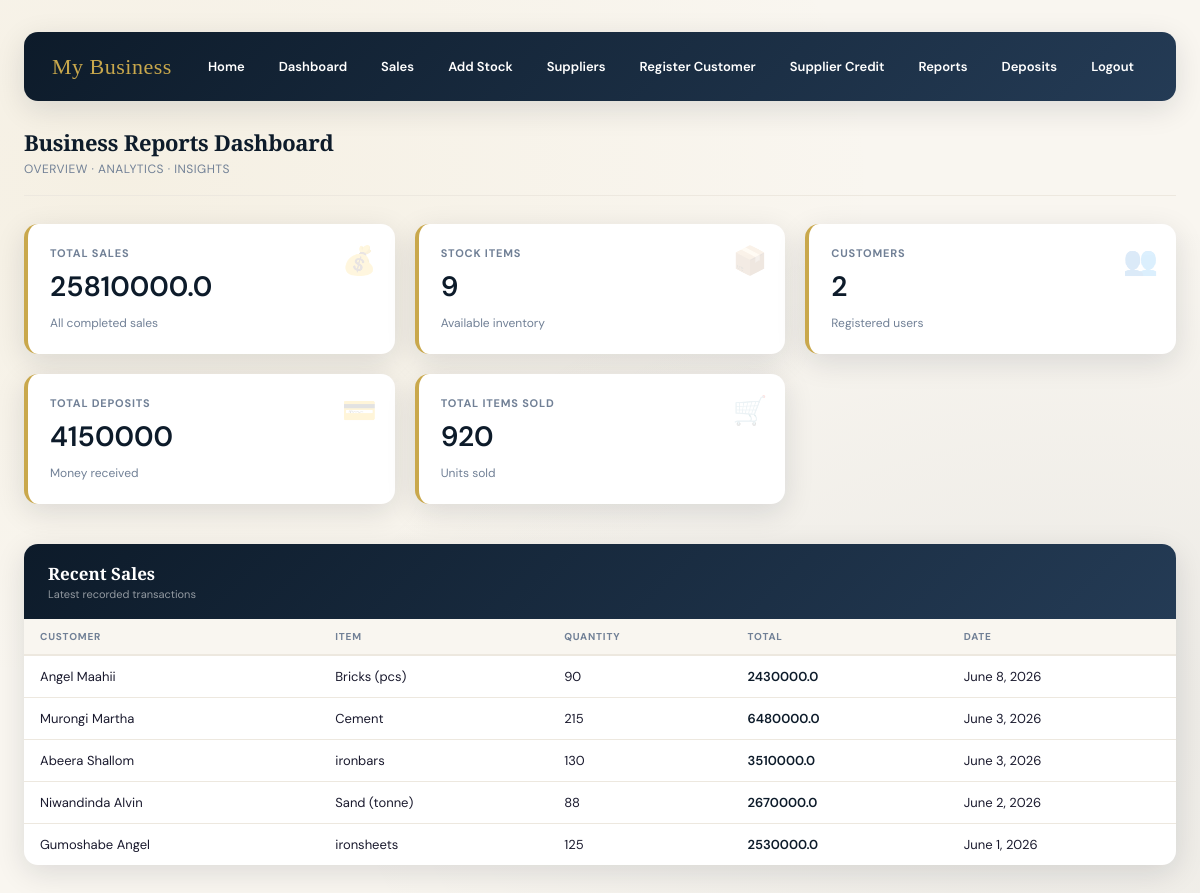
The app's page /reports/ (signed in) with its own data.
### hardwareapp/models.py (models this page shows, shortened)
class Sale(models.Model):
    item_name = models.CharField(max_length=100)
    quantity = models.IntegerField(default=0)
    unit_price = models.DecimalField(max_digits=10, decimal_places=1, default=0)
    total = models.DecimalField(max_digits=10, decimal_places=1, default=0)
    customer_name = models.CharField(max_length=100, blank=True, null=True)
    customer_contact = models.CharField(max_length=14, blank=True, null=True)
    item_type = models.CharField(max_length=100, blank=True, null=True)
    item_brand = models.CharField(max_length=100, blank=True, null=True)
    transport = models.FloatField(default=0)
    distance_km = models.FloatField(default=0)
    grand_total = models.FloatField(default=0)
    date = models.DateField(default=timezone.now)
    created_at = models.DateTimeField(auto_now_add=True)

### hardwareapp/views.py (the view)
# urls.py: path('reports/', views.reports, name='reports'),
@login_required
def reports(request):
    total_sales = Sale.objects.aggregate(Sum('grand_total'))['grand_total__sum'] or 0
    total_stock = Stock.objects.count()
    total_customers = Register.objects.count()
    total_deposits = Deposit.objects.aggregate(Sum('amount'))['amount__sum'] or 0
    total_items = Sale.objects.aggregate(Sum('quantity'))['quantity__sum'] or 0
    total_cost = Stock.objects.aggregate(Sum('unit_cost'))['unit_cost__sum'] or 0
    total_sales = Decimal(str(total_sales))
    total_cost = Decimal(str(total_cost))
    profit = total_sales - total_cost  #gets the profit
    recent_sales = Sale.objects.all().order_by('-id')[:5]
    context = {
        'total_sales': total_sales,
        'total_stock': total_stock,
        'total_customers': total_customers,
        'total_deposits': total_deposits,
        'profit': profit,
        'total_items': total_items,
        'recent_sales': recent_sales,
    }
    return render(request, 'reports.html', context)

### hardwareapp/templates/reports.html (shortened to what this page needs)
{% load static %}
<!doctype html>
<html lang="en">
  <head>
  </head>
  <body>
    <nav class="top-nav">
      <div class="nav-logo">My Business</div>
      <div class="nav-links">
        <a href="{% url 'index' %}">Home</a>
        <a href="{% url 'dash' %}">Dashboard</a>
        <a href="{% url 'sales' %}">Sales</a>
        <a href="{% url 'stock' %}">Add Stock</a>
        <a href="{% url 'supplier' %}">Suppliers</a>
        <a href="{% url 'register' %}">Register Customer</a>
        <a href="{% url 'credit' %}">Supplier Credit</a>
        <a href="{% url 'reports' %}">Reports</a>
        <a href="{% url 'deposit' %}">Deposits</a>
        <a
          href="{% url 'logout' %}"
          onclick="return confirm('Are you sure you want to log out?');"
        >
          Logout
        </a>
      </div>
    </nav>
    <div class="page-header">
      <h1>Business Reports Dashboard</h1>
      <p>Overview &middot; Analytics &middot; Insights</p>
    </div>
    <div class="cards">
      <div class="card">
        <div class="card-icon">💰</div>
        <h3>Total Sales</h3>
        <h2>{{ total_sales }}</h2>
        <small>All completed sales</small>
      </div>
      <div class="card">
        <div class="card-icon">📦</div>
        <h3>Stock Items</h3>
        <h2>{{ total_stock }}</h2>
        <small>Available inventory</small>
      </div>
      <div class="card">
        <div class="card-icon">👥</div>
        <h3>Customers</h3>
        <h2>{{ total_customers }}</h2>
        <small>Registered users</small>
      </div>
      <div class="card">
        <div class="card-icon">💳</div>
        <h3>Total Deposits</h3>
        <h2>{{ total_deposits }}</h2>
        <small>Money received</small>
      </div>
      <div class="card">
        <div class="card-icon">🛒</div>
        <h3>Total Items Sold</h3>
        <h2>{{ total_items }}</h2>
        <small>Units sold</small>
      </div>
    </div>
    <div class="table-card">
      <div class="table-card-header">
        <h2>Recent Sales</h2>
        <p>Latest recorded transactions</p>
      </div>
      <div class="table-wrapper">
        <table>
          <thead>
            <tr>
              <th>Customer</th>
              <th>Item</th>
              <th>Quantity</th>
              <th>Total</th>
              <th>Date</th>
            </tr>
          </thead>
          <tbody>
            {% for sale in recent_sales %}
            <tr>
              <td>{{ sale.customer_name }}</td>
              <td>{{ sale.item_name }}</td>
              <td>{{ sale.quantity }}</td>
              <td class="amount-cell">{{ sale.grand_total }}</td>
              <td>{{ sale.date }}</td>
            </tr>
            {% endfor %}
          </tbody>
        </table>
      </div>
    </div>
  </body>
</html>

### hardwareapp/templates/reports.html (style rules this page uses)
:root { --navy: #0d1b2a; --navy-mid: #1a2e45; --navy-light: #243b55; --gold: #c9a84c; --gold-light: #e8c97a; --cream: #f9f6f0; --cream-dark: #ede8df; --text-dark: #1a1a2e; --text-mid: #4a5568; --text-light: #718096; --white: #ffffff; --shadow-sm: 0 2px 8px rgba(13, 27, 42, 0.08); --shadow-md: 0 8px 30px rgba(13, 27, 42, 0.12); --radius: 14px; --radius-sm: 8px; }
*, *::before, *::after { margin: 0; padding: 0; box-sizing: border-box; }
body { font-family: "DM Sans", sans-serif; background: var(--cream); background-image: radial-gradient( ellipse at 10% 20%, rgba(201, 168, 76, 0.08) 0%, transparent 50% ), radial-gradient( ellipse at 90% 80%, rgba(13, 27, 42, 0.06) 0%, transparent 50% ); min-height: 100vh; padding: 32px 24px; color: var(--text-dark); }
.top-nav { background: linear-gradient( 135deg, var(--navy) 0%, var(--navy-light) 100% ); padding: 18px 28px; border-radius: var(--radius); margin-bottom: 26px; display: flex; justify-content: space-between; align-items: center; flex-wrap: wrap; gap: 12px; box-shadow: var(--shadow-md); }
.nav-logo { font-family: "Playfair Display", serif; font-size: 22px; color: var(--gold); letter-spacing: 0.5px; }
.nav-links { display: flex; align-items: center; flex-wrap: wrap; gap: 6px; }
.nav-links a { text-decoration: none; color: var(--white); padding: 8px 14px; border-radius: var(--radius-sm); font-size: 13px; font-weight: 600; transition: all 0.25s; }
.page-header { margin-bottom: 28px; padding-bottom: 18px; border-bottom: 1px solid var(--cream-dark); }
.page-header h1 { font-family: "Playfair Display", serif; font-size: 22px; color: var(--navy); letter-spacing: -0.3px; }
.page-header p { font-size: 12px; color: var(--text-light); margin-top: 4px; text-transform: uppercase; letter-spacing: 0.5px; }
.cards { display: grid; grid-template-columns: repeat(3, 1fr); gap: 20px; margin-bottom: 40px; }
.card { background: var(--white); border-radius: var(--radius); padding: 22px; box-shadow: var(--shadow-md); position: relative; overflow: hidden; transition: transform 0.35s, box-shadow 0.35s; animation: float 4s ease-in-out infinite; }
.card h3 { font-size: 11px; font-weight: 700; letter-spacing: 0.8px; text-transform: uppercase; color: var(--text-light); margin-bottom: 8px; }
.card h2 { font-size: 28px; font-weight: 600; color: var(--navy); margin-bottom: 6px; }
.card small { font-size: 12px; color: var(--text-light); }
.card-icon { position: absolute; right: 18px; top: 18px; font-size: 28px; opacity: 0.15; }
.card { border-left: 4px solid var(--gold); }
.table-card { background: var(--white); border-radius: var(--radius); box-shadow: var(--shadow-md); overflow: hidden; }
.table-card-header { background: linear-gradient( 135deg, var(--navy) 0%, var(--navy-light) 100% ); padding: 18px 24px; }
.table-card-header h2 { font-family: "Playfair Display", serif; font-size: 17px; color: var(--white); }
.table-card-header p { font-size: 11px; color: rgba(255, 255, 255, 0.55); margin-top: 2px; }
.table-wrapper { overflow-x: auto; }
table { width: 100%; border-collapse: collapse; font-size: 13px; }
thead tr { background: var(--cream); border-bottom: 2px solid var(--cream-dark); }
th { padding: 11px 16px; text-align: left; font-size: 10px; font-weight: 700; color: var(--text-light); letter-spacing: 0.8px; text-transform: uppercase; white-space: nowrap; }
tbody tr { border-bottom: 1px solid var(--cream-dark); transition: background 0.15s; }
tbody tr:last-child { border-bottom: none; }
td { padding: 12px 16px; color: var(--text-dark); vertical-align: middle; }
.amount-cell { font-weight: 600; color: var(--navy); }

### records on screen
Sale: customer_name "Angel Maahii", item_name "Bricks (pcs)", quantity "90", grand_total "2430000.0", date "June 8, 2026"
Sale: customer_name "Murongi Martha", item_name "Cement", quantity "215", grand_total "6480000.0", date "June 3, 2026"
Sale: customer_name "Abeera Shallom", item_name "ironbars", quantity "130", grand_total "3510000.0", date "June 3, 2026"
Sale: customer_name "Niwandinda Alvin", item_name "Sand (tonne)", quantity "88", grand_total "2670000.0", date "June 2, 2026"
Sale: customer_name "Gumoshabe Angel", item_name "ironsheets", quantity "125", grand_total "2530000.0", date "June 1, 2026"

### other values on screen
{{ total_sales }} "25810000.0"
{{ total_stock }} "9"
{{ total_customers }} "2"
{{ total_deposits }} "4150000"
{{ total_items }} "920"
